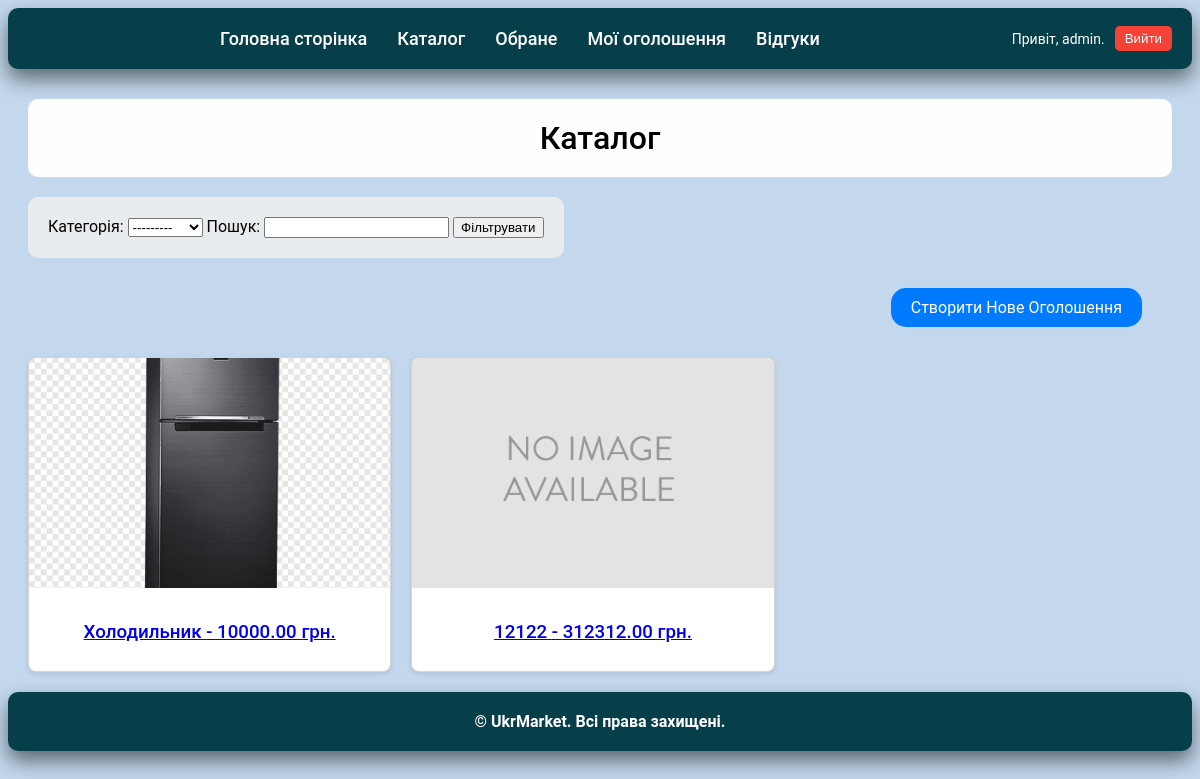
Page /products/ (signed in) on the earlier database version.
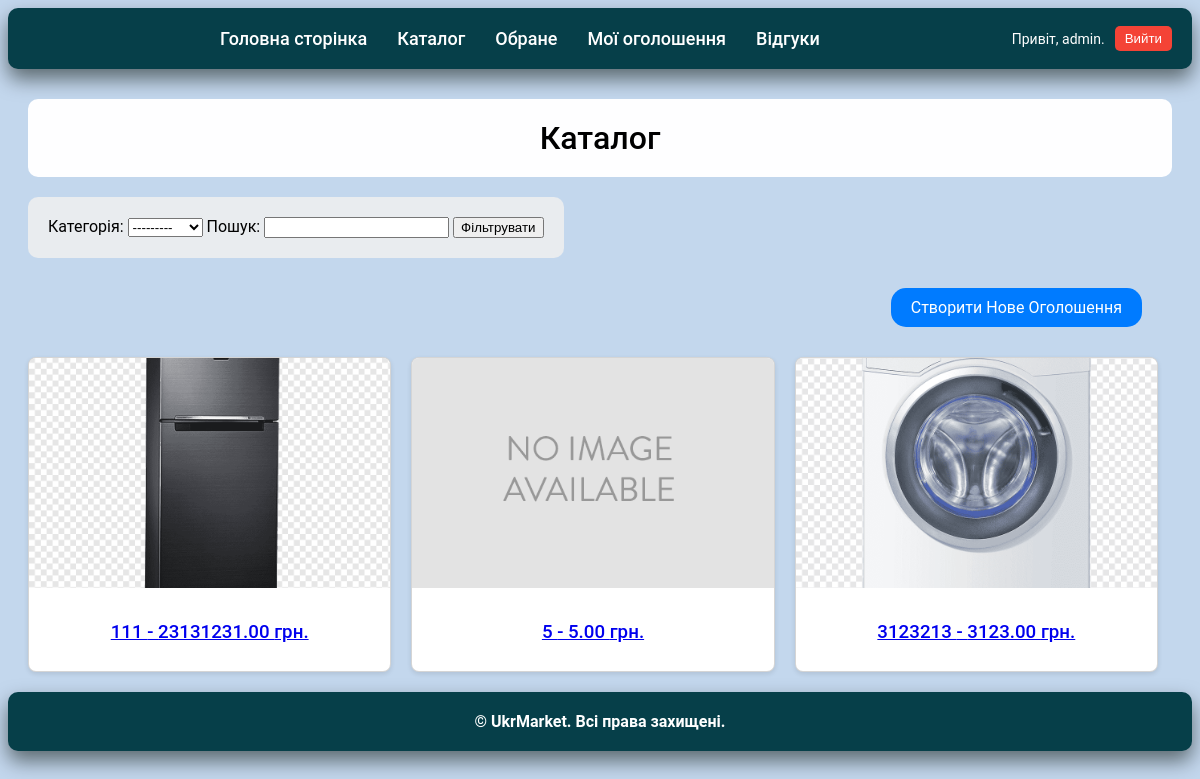
Same page on the later database version.
### shop/models.py (models this page shows, shortened)
class Product(models.Model):
    title = models.CharField(max_length=200, verbose_name='Названня товару')
    description = models.TextField(verbose_name='Опис')
    price = models.DecimalField(max_digits=10, decimal_places=2, verbose_name='Ціна')
    category = models.ForeignKey(Category, on_delete=models.CASCADE, verbose_name='Каталог')
    created_at = models.DateTimeField(default=datetime.datetime.now, verbose_name='Дата публікації')
    contact = models.CharField(max_length=200, verbose_name='Контакти')
    location = models.CharField(max_length=400, verbose_name='Місцезнаходження')
    owner = models.ForeignKey(settings.AUTH_USER_MODEL, on_delete=models.CASCADE, related_name='products')
    image = models.ImageField(blank=True, upload_to='images', verbose_name='Зображення')

### shop/views.py (the view)
# urls.py: path('products/', views.product_list, name='product_list'),
@login_required
def product_list(request):
    form = CategoryFilterForm(request.GET)
    products = Product.objects.all()
    if form.is_valid():
        category = form.cleaned_data.get('category')
        query = form.cleaned_data.get('query')
        if category:
            products = products.filter(category=category)
        if query:
            products = products.filter(title__icontains=query)
    return render(request, 'shop/product_list.html', {'products': products, 'form': form})

### shop/forms.py
class CategoryFilterForm(forms.Form):
    category = forms.ModelChoiceField(queryset=Category.objects.all(), required=False, label='Категорія')
    query = forms.CharField(max_length=100, required=False, label='Пошук')

### shop/models.py (called while the page is built)
    def __str__(self):
        return self.name

### templates/shop/product_list.html (shortened to what this page needs)
{% extends 'shop/base.html' %}
{% load static %}
{% block content %}
<div class="catalog-container">
    <h1 class="catalog-title">Каталог</h1>
    <div class="filter-container">
        <form method="get" action="{% url 'shop:product_list' %}">
            {{ form.category.label_tag }} {{ form.category }}
            {{ form.query.label_tag }} {{ form.query }}
            <button type="submit">Фільтрувати</button>
        </form>
    </div>
    <div class="create-container">
        <a href="{% url 'shop:create_product' %}" class="btn btn-primary">Створити Нове Оголошення</a>
    </div>
    <div class="products-container">
        {% for product in products %}
            <div class="product-item">
                <a href="{% url 'shop:product_detail' product.id %}">
                    <img src="{% if product.image %}{{ product.image.url }}{% else %}{% static 'img/no_image.png' %}{% endif %}" alt="{{ product.title }}" class="product-image">
                    <div class="product-info">
                        <h3>{{ product.title }} - {{ product.price }} грн.</h3>
                    </div>
                </a>
            </div>
        {% empty %}
        <div class="no-reviews">Тут ще немає оголошень.</div>
        {% endfor %}
    </div>
</div>
{% endblock %}

### templates/shop/base.html (shortened to what this page needs)
{% load static %}
<!DOCTYPE html>
<head>
    <link href="{% static 'css/style.css' %}" rel="stylesheet">
</head>
<body>
<nav class="navbar">
    <div class="nav-links">
        <a href="{% url 'shop:index' %}">Головна сторінка</a>
        <a href="{% url 'shop:product_list' %}">Каталог</a>
        <a href="{% url 'shop:favorite_list' %}">Обране</a>
        <a href="{% url 'shop:my_products' %}">Мої оголошення</a>
        <a href="{% url 'shop:reviews' %}">Відгуки</a>
    </div>
    {% if user.is_authenticated %}
        <div class="user-info">
            Привіт, {{ user.username }}.
            <form action="{% url 'users:logout' %}" method="post">
                <button type="submit">Вийти</button>
            </form>
        </div>
    {% else %}
        <div class="login-register">
            <a href="{% url 'users:login' %}" class="btn btn-primary">Увійти</a>
            <a href="{% url 'users:register' %}" class="btn btn-secondary">Зареєструватись</a>
        </div>
    {% endif %}
</nav>
{% block content %}
{% endblock content %}
<footer class="footer">
    <div class="footer-content">
        <p>&copy; UkrMarket. Всі права захищені.</p>
    </div>
</footer>
</body>

### static/css/style.css (style rules this page uses)
.navbar { background-color: #063f49; color: white; display: flex; justify-content: space-between; padding: 10px 20px; align-items: center; font-size: 18px; border-radius: 10px; box-shadow: 0 10px 20px rgba(0, 9, 2, 0.529); }
.nav-links { display: flex; justify-content: center; flex-grow: 1; font-weight: 500; }
.nav-links a { color: white; padding: 10px 15px; text-decoration: none; transition: background-color 0.3s; border-radius: 5px; }
.nav-left, .user-info, .login-register { flex-grow: 0; }
.user-info, .login-register { display: flex; align-items: center; font-size: 14px; }
.user-info form, .login-register a { margin-left: 10px; }
.user-info button { background-color: #f44336; color: white; border: none; padding: 5px 10px; cursor: pointer; border-radius: 5px; }
body { font-family: 'Roboto', sans-serif; font-size: 16px; background-color: #c3d7ed; }
h1, h2, h3, h4, h5, h6 { font-weight: 500; }
.filter-container { align-self: flex-start; padding: 20px; background-color: #e9ecef; border-radius: 10px; }
.catalog-container { display: flex; flex-direction: column; margin: 20px; }
.create-container { display: flex; justify-content: flex-end; margin-right: 20px; margin: 20px; }
.create-container .btn-primary { background-color: #007bff; border: none; color: white; padding: 10px 20px; border-radius: 15px; text-decoration: none; display: inline-block; transition: background-color 0.3s, transform 0.2s; }
.products-container { display: flex; flex-wrap: wrap; justify-content: flex-start; gap: 20px; }
.product-item { width: calc(33.333% - 20px); border: 1px solid #0100002a; border-radius: 8px; overflow: hidden; box-shadow: 0 2px 5px rgba(0,0,0,0.1); background-color: #ffffff; }
.product-image { width: 100%; height: 230px; object-fit: cover; }
.product-info { padding: 10px; text-align: center; }
.catalog-title { text-align: center; padding: 20px; color: black; background-color: #fefeff; margin-top: 10px; margin-bottom: 20px; border-radius: 10px; }
.footer { padding: 10px 20px; background-color: #063f49; color: #fff; text-align: center; border-radius: 10px; box-shadow: 0 10px 20px rgba(0, 9, 2, 0.529); font-weight: 700; }
.footer-content p { margin: 10px 0; }
.btn { padding: 10px 20px; margin: 10px; color: white; background-color: #007bff; border: none; border-radius: 4px; text-decoration: none; display: inline-block; transition: background-color 0.3s; }

Differences in the rows shown:
removed Product: image (picture), title "Холодильник", price "10000.00"
removed Product: title "12122", price "312312.00"
added Product: image (picture), title "111", price "23131231.00"
added Product: title "5", price "5.00"
added Product: image (picture), title "3123213", price "3123.00"
